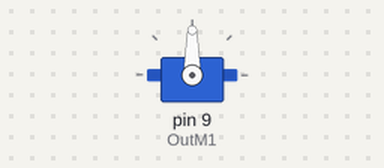
The sketch below on a simulated Arduino Uno, built with avr-gcc and run on an emulated ATmega328P. Parts: servo.

Above: at 0.1 s.
At 1.1 s:
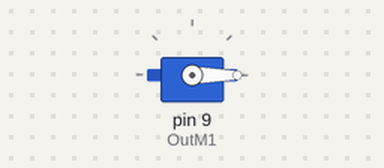
At 7.1 s:
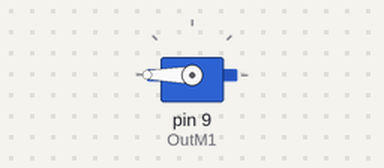
Timing chart, 0 to 15.5 s (numbered marks = the images above):
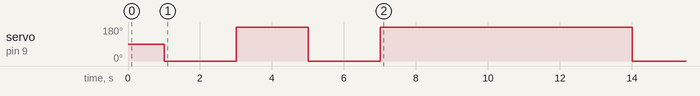

Measured:
- by itself, servo on pin 9 (OutM1): goes 0° 2.0 s, 180° 2.0 s, 0° 2.0 s, 180° 7.0 s, then 0°

The sketch:

droneTest.ino
```cpp
#include <Servo.h>
int thing=0;
// pins used 3,5,6,7,8,9,11,12
// pins that are not being used 0,1,2,4,13


// speed of each motor
int M1Speed;

// motors
Servo OutM1;


void setup() {
 //0-180
 //180-0
 //0-20

  OutM1.attach(9, 1000, 2000); // (pin, min pulse width, max pulse width in microseconds)


// setup motors


  delay(1000);// 6 seconds

  M1Speed = 0;// max speed

OutM1.write(M1Speed);    // Send the signal to the ESC (value needs to be between 0 to 180)

  delay(2000);// 1 second
  M1Speed = 180; // min speed

  OutM1.write(M1Speed);    // Send the signal to the ESC (value needs to be between 0 to 180)
delay(2000);

 M1Speed = 0; // min speed

  OutM1.write(M1Speed);    // Send the signal to the ESC (value needs to be between 0 to 180)
delay(2000);

}

void loop() {
 if (thing ==0){
  //  M#Speed scale it to use it with the servo library (value between 0 and 180)
  M1Speed = 180; // min speed

OutM1.write(M1Speed);    // Send the signal to the ESC (value needs to be between 0 to 180)
 thing++;
delay(7000);
 }
   M1Speed = 0; // min speed


OutM1.write(M1Speed);    // Send the signal to the ESC (value needs to be between 0 to 180)
 // exit(0);

    }
```
